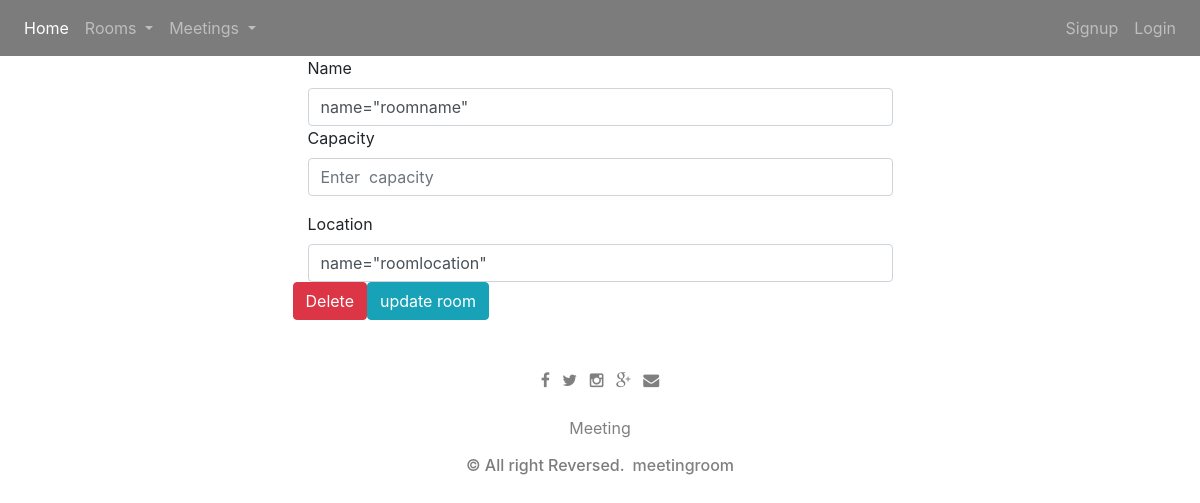
Before: /room/update/4/ with the older database file.
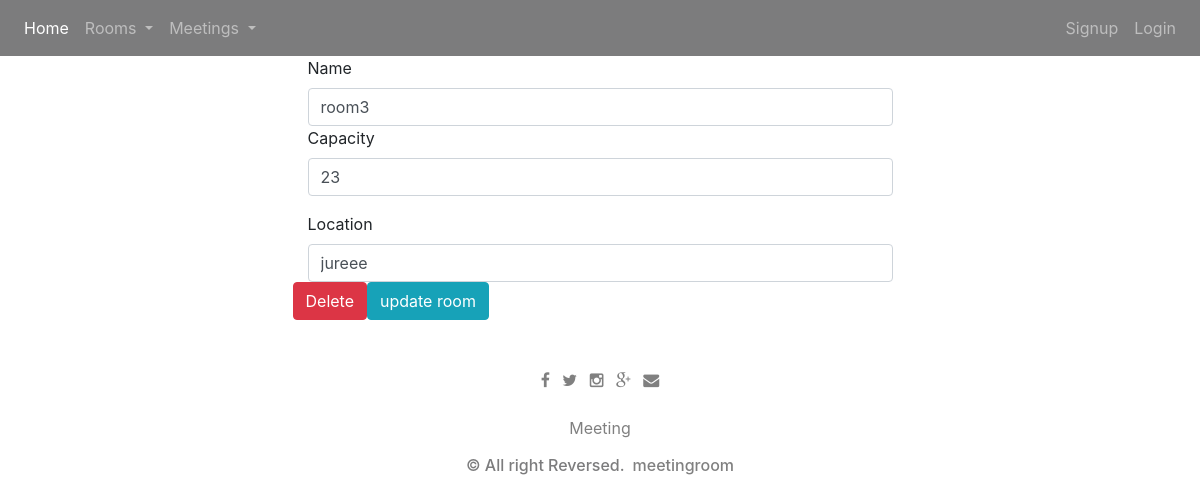
After: the same page with the newer database file.
### app.py (models this page shows)
class Room(db.Model):
    id = db.Column(db.Integer, primary_key=True)
    name = db.Column(db.String(100), nullable=False)
    capacity = db.Column(db.Integer, nullable=False)
    location = db.Column(db.String(100), nullable=True)
    image = db.Column(db.String(100), nullable=True)
    booked = db.Column(db.Boolean, default=False)
    time_booked = db.Column(db.DateTime())
    meetings = db.relationship("Meeting")

### app.py (the view, shortened to what this page needs)
@app.route('/room/update/<int:room_id>/', methods=['GET', 'POST'])  # handling a single room
def update(room_id):
    room = Room.query.get(room_id)
    return render_template('room/update.html', room=room, title="RoomUpdate")

### templates/room/update.html (shortened to what this page needs)
{% extends 'base.html' %}
{% block body%}
<div class="form">
    <form action="/room/update/{{room.id}}/"  method="post" enctype="multipart/form-data">
        <div class="row">
            <div class="col-md-3"></div>
            <div class="col-md-6">
                <div class="form-group">
                    <div>
                        <label for="">Name</label>
                        <input type="text" value={{room.name}} name="roomname" class="form-control"
                               placeholder="Enter name">
                    </div>
                    <label for=""> Capacity</label>
                    <input type="number" value={{room. capacity}} name="roomcapacity" class="form-control"
                           placeholder="Enter  capacity">
                </div>
                <div>
                    <label for="">Location</label>
                    <input type="text" value={{room.location}} name="roomlocation" class="form-control"
                           placeholder="Enter number">
                </div>
                <div class="row">
                    <a href="/room/delete/{{room.id}}" class="btn btn-danger">Delete</a>
                    <input type="submit" class="btn btn-info" value="update room">
                </div>
            </div>
            <div class="col-md-3"></div>
        </div>
    </form>
</div>
{% endblock body %}

Changed rows visible on the page:
added Room: roomname "room3", roomcapacity "23", roomlocation "jureee"
Other visible differences:
form field value: "name=\"roomname\"" → (not shown)
form field value: "name=\"roomlocation\"" → (not shown)
